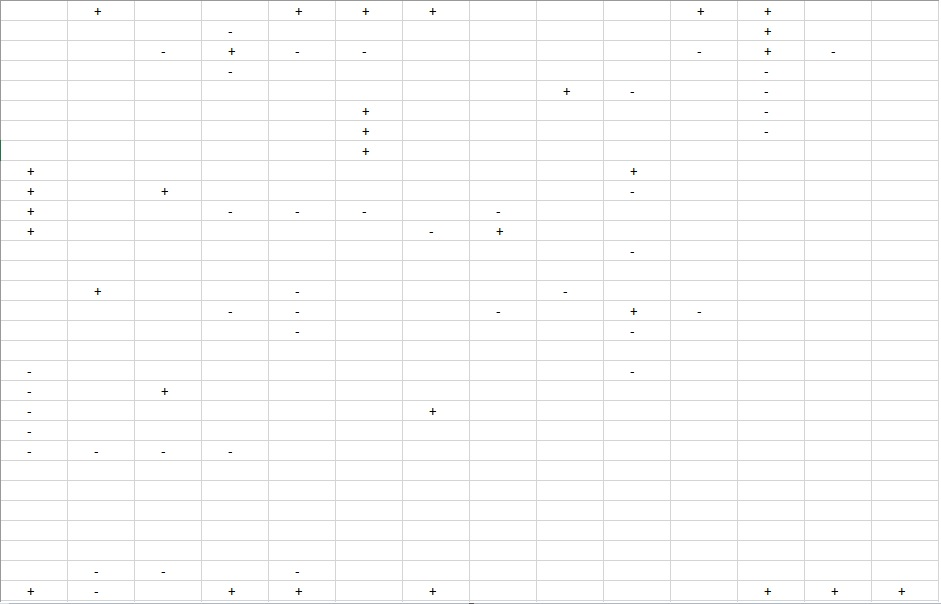
#> input picture test3.jpg, 941 x 604 px; the run also reads 3 pictures not shown here
$ python xx.py
#> lines starting #> are read from the running program, lines starting #| are printed output that depends on the picture; after the words box and inside, x2 and y2 are one past the last pixel; in counts of white or black regions, pixels touching at a corner belong together
import cv2
import numpy as np
import matplotlib.pyplot as plt
x=[]
y=[]
z=[]
a=0
col=0
row=0
img1 = cv2.imread('test3.jpg')
#> img1 is the input picture: shape (604, 941, 3); mean B, G, R 251.5, 251.5, 251.5
img2 = cv2.imread('test3.jpg')
flag=0

img_gray = cv2.cvtColor(img1,  cv2.COLOR_BGR2GRAY)
template1 = cv2.imread('input2.jpg', 0)
template2 = cv2.imread('input1.jpg', 0)
template3 = cv2.imread('grid.jpg' , 0)

w1, h1 = template1.shape[::-1]
#> w1 = 16; h1 = 22
w2, h2 = template2.shape[::-1]
#> w2 = 16; h2 = 16
w3, h3 = template3.shape[::-1]
#> w3 = 15; h3 = 15

res1 = cv2.matchTemplate(img_gray, template1, cv2.TM_CCOEFF_NORMED)
res2 = cv2.matchTemplate(img_gray, template2, cv2.TM_CCOEFF_NORMED)
res3 = cv2.matchTemplate(img_gray, template3, cv2.TM_CCOEFF_NORMED)
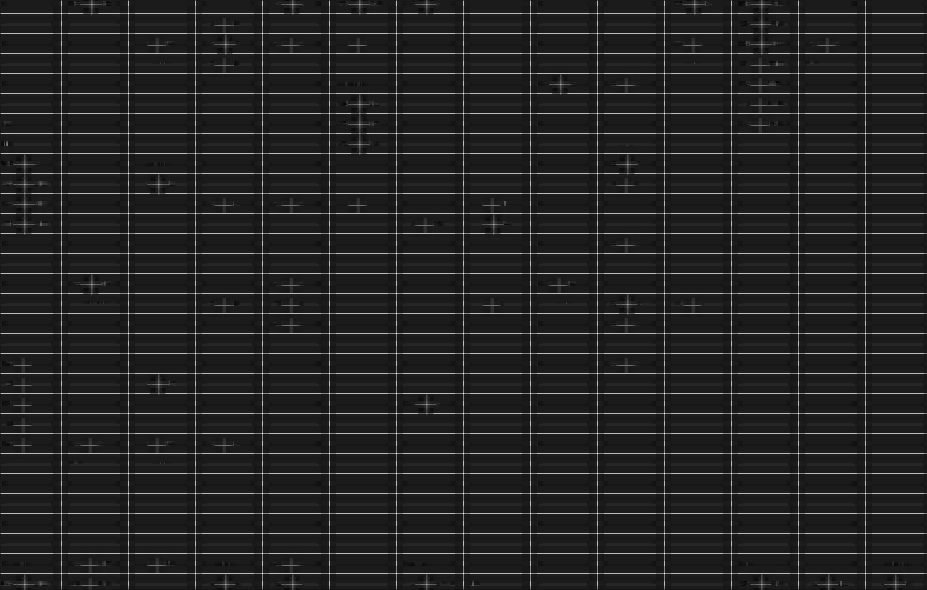
#> res3: shape (590, 927) float32; min -0.178, max 0.998, mean -0.00781; drawn with min black and max white

threshold1 = 0.8

threshold2 = 0.8
loc1 = np.where(res1>= threshold1)
#> loc1 = 31 positions, rows 0 to 580, columns 21 to 892
loc2 = np.where(res2>= threshold2)
#> loc2 = 80 positions, rows 26 to 586, columns 21 to 826
loc3 = np.where(res3>= threshold1)
#> loc3 = 377 positions, rows 13 to 573, columns 61 to 865

for pt1 in zip(*loc1[::-1]):
	 cv2.rectangle(img1, pt1, (pt1[0]+w1, pt1[1]+h1) , (0,0,255) , 2)
	 x.append(pt1)
#> this loop made 31 passes
#> pt1 on passes 1 to 12: (88, 0), (289, 0), (356, 0), (423, 0), (691, 0), (758, 0), (758, 20), (222, 40), (758, 40), (557, 80), (356, 100), (356, 120)
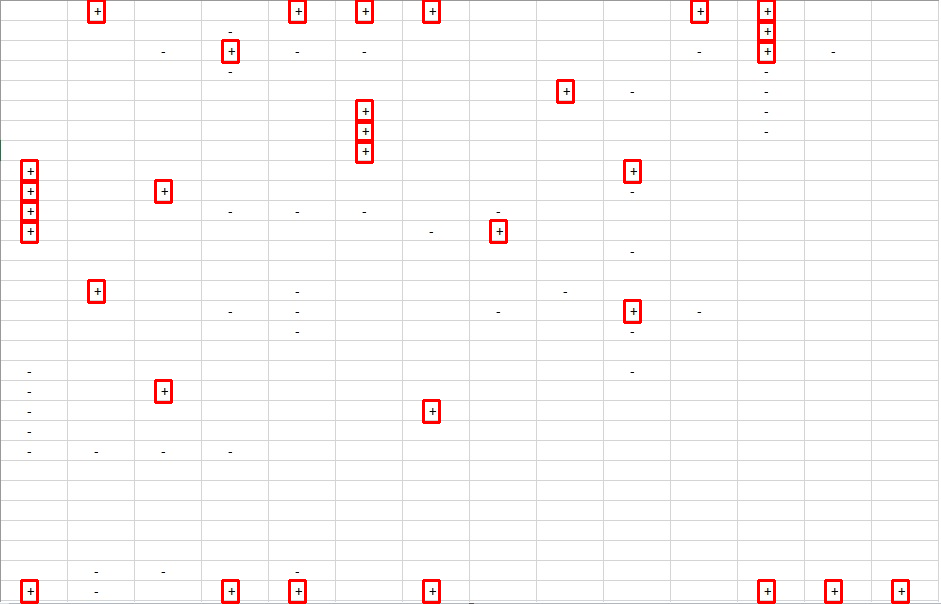
#> img1: shape (604, 941, 3); 1.16% of pixels changed, all inside (x1, y1, x2, y2) = (20, 0, 910, 604)
#> after the loop, x = 31 pairs, first value 21 to 892, second value 0 to 580
for pt2 in zip(*loc2[::-1]):
	 cv2.rectangle(img1, pt2, (pt2[0]+w2, pt2[1]+h2) , (255,0,0) , 2)
	 y.append(pt2)
#> this loop made 80 passes
#> pt2 on passes 1 to 12: (222, 26), (223, 26), (155, 46), (156, 46), (289, 46), (290, 46), (356, 46), (357, 46), (691, 46), (692, 46), (825, 46), (826, 46)
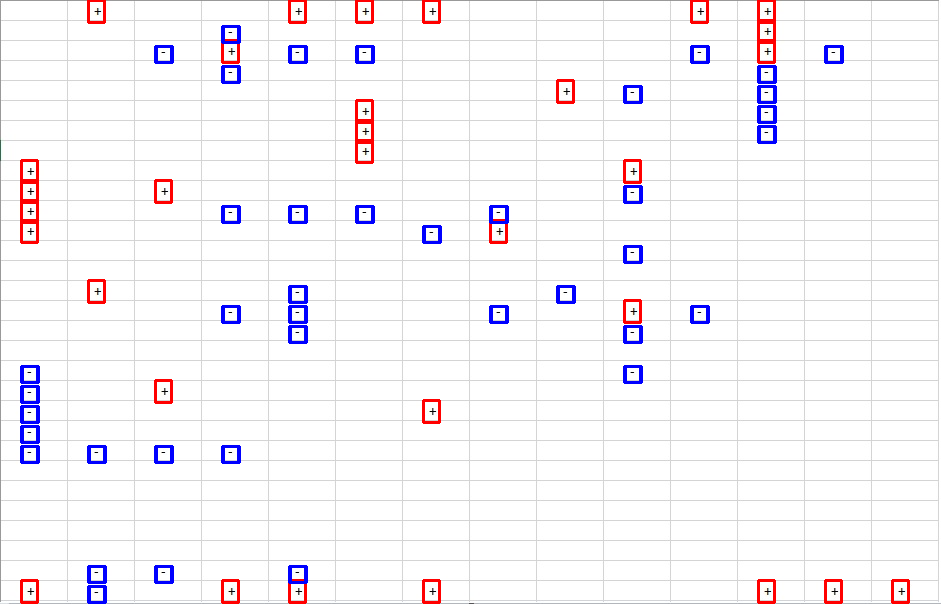
#> img1: shape (604, 941, 3); 1.55% of pixels changed, all inside (x1, y1, x2, y2) = (20, 25, 844, 604)
#> after the loop, y = 80 pairs, first value 21 to 826, second value 26 to 586
for pt3 in zip(*loc3[::-1]):
	 cv2.rectangle(img1, pt3, (pt3[0]+w3, pt3[1]+h3) , (0,255,0) , 2)
	 z.append(pt3)
	 a=a+1
#> this loop made 377 passes
#> pt3 on passes 1 to 3: (61, 13), (128, 13), (195, 13)
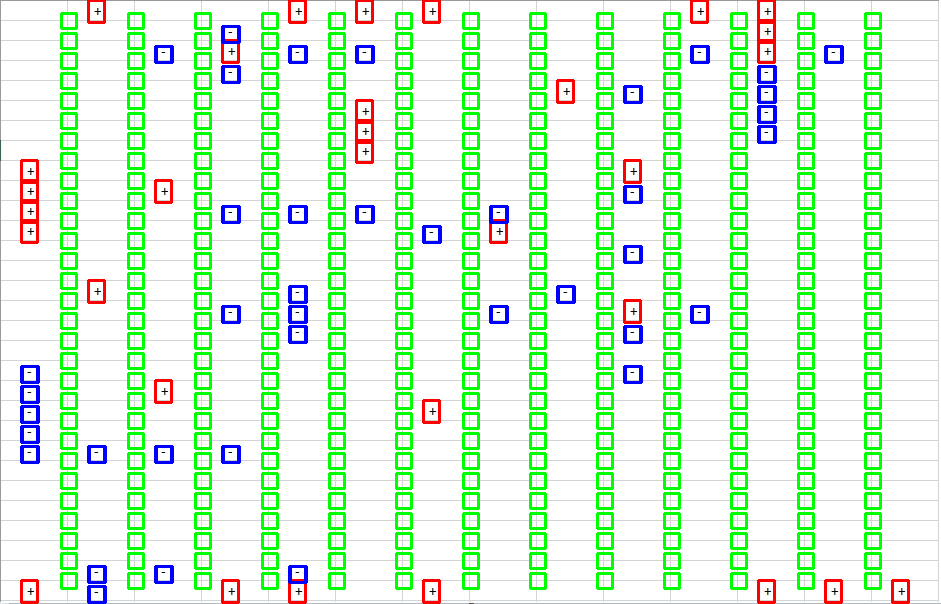
#> img1: shape (604, 941, 3); 11.67% of pixels changed, all inside (x1, y1, x2, y2) = (60, 12, 882, 590)
#> after the loop, a = 377; z = 377 pairs, first value 61 to 865, second value 13 to 573

for i in range(0, a):
    if z[i][0] == z[0][0] :
       	row = row+1
#> after the loop, row = 29

col = int(a/row) +1
#> col = 14
row = row +1
#> row = 30
x.sort()
y.sort()
z.sort()
leng = z[row][0]-z[0][0]
#> leng = 67
ht = z[1][1]-z[0][1]
#> ht = 20
a=np.zeros((row,col,2),np.uint8)
for i in range(0,len(x)):
	d=int(x[i][0]/leng)
	c=int(x[i][1]/ht)
	a[c][d][0]=-1
#> this loop made 31 passes
#> (d, c) on passes 1 to 12: (0, 8), (0, 9), (0, 10), (0, 11), (0, 29), (1, 0), (1, 14), (2, 9), (2, 19), (3, 2), (3, 29), (4, 0)
for i in range(0,len(y)):
    d=int(y[i][0]/leng)
    c=int(y[i][1]/ht)
    a[c][d][0]=1
    a[c][d][1]=1
#> this loop made 80 passes
#> (d, c) on passes 1 to 12: (0, 18), (0, 19), (0, 20), (0, 21), (0, 22), (0, 18), (0, 19), (0, 20), (0, 21), (0, 22), (1, 22), (1, 28)
#| 31

def path (l1,l2,l3,l4):
#> called with l1 = 0, l2 = 0, l3 = 0, l4 = 1
	q=int((l2*leng)+(0.5*leng))
#> q = 33
	r=int((l1*ht)+(0.5*ht))
#> r = 10
	s=int((l4*leng)+(0.5*leng))
#> s = 100
	t=int((l3*ht)+(0.5*ht))
#> t = 10
	cv2.line(img2, (q,r), (s,t), (255,0,0), 2)
#> img2: shape (604, 941, 3); 0.04% of pixels changed, all inside (x1, y1, x2, y2) = (32, 9, 102, 12)

def call():
	cv2.imshow('image', img2)
	cv2.waitKey(0)
	cv2.destroyAllWindows()
print (len(x))
def move(i,j):
	global flag
	if flag==len(x):
		print("Number of '+' that can be collected",flag)
		call()
		quit()
	if j<col-1 and a[i][j+1][0]==255 and a[i][j+1][1]==0:
		flag += 1
		path(i,j,i,j+1)
		a[i][j+1][1]=1
		move(i,j+1)
	if i<row-1 and a[i+1][j][0] == 255 and a[i+1][j][1]==0:
		flag += 1
		path(i,j,i+1,j)
		a[i+1][j][1]=1
		move(i+1,j)
	if j>0 and a[i][j-1][0] == 255 and a[i][j-1][1]==0:
		flag += 1
		path(i,j,i,j-1)
		a[i][j-1][1]=1
		move(i,j-1)
	if i>0 and a[i-1][j][0] == 255 and a[i-1][j][1]==0:
		flag += 1
		path(i,j,i-1,j)
		a[i-1][j][1]=1
		move(i-1,j)
	if j<col-1 and a[i][j+1][0] == 0 and a[i][j+1][1]==0:
		path(i,j,i,j+1)
#> in path (call 2), `cv2.line(img2, (q,r), (s,t), (255,0,0), 2)`: img2: shape (604, 941, 3); mean B, G, R 251.5, 251.3, 251.3
		a[i][j+1][1]=1
		move(i,j+1)
#> in path (call 3), `cv2.line(img2, (q,r), (s,t), (255,0,0), 2)`: img2: shape (604, 941, 3); mean B, G, R 251.5, 251.2, 251.2
#> in path (call 4), `cv2.line(img2, (q,r), (s,t), (255,0,0), 2)`: img2: shape (604, 941, 3); mean B, G, R 251.5, 251.1, 251.1
#> in path (call 5), `cv2.line(img2, (q,r), (s,t), (255,0,0), 2)`: img2: shape (604, 941, 3); mean B, G, R 251.5, 251, 251
#> in path (call 6), `cv2.line(img2, (q,r), (s,t), (255,0,0), 2)`: img2: shape (604, 941, 3); mean B, G, R 251.5, 251, 250.9
#> in path (call 7), `cv2.line(img2, (q,r), (s,t), (255,0,0), 2)`: img2: shape (604, 941, 3); mean B, G, R 251.5, 250.9, 250.8
#> in path (call 8), `cv2.line(img2, (q,r), (s,t), (255,0,0), 2)`: img2: shape (604, 941, 3); mean B, G, R 251.5, 250.8, 250.8
#> in path (call 9), `cv2.line(img2, (q,r), (s,t), (255,0,0), 2)`: img2: shape (604, 941, 3); mean B, G, R 251.5, 250.7, 250.7
#> in path (call 10), `cv2.line(img2, (q,r), (s,t), (255,0,0), 2)`: img2: shape (604, 941, 3); mean B, G, R 251.5, 250.6, 250.6
#> in path (call 11), `cv2.line(img2, (q,r), (s,t), (255,0,0), 2)`: img2: shape (604, 941, 3); mean B, G, R 251.5, 250.5, 250.5
#> in path (call 12), `cv2.line(img2, (q,r), (s,t), (255,0,0), 2)`: img2: shape (604, 941, 3); mean B, G, R 251.5, 250.5, 250.5
#> in path (call 13), `cv2.line(img2, (q,r), (s,t), (255,0,0), 2)`: img2: shape (604, 941, 3); mean B, G, R 251.5, 250.5, 250.4
#> in path (call 14), `cv2.line(img2, (q,r), (s,t), (255,0,0), 2)`: img2: shape (604, 941, 3); mean B, G, R 251.5, 250.4, 250.3
#> in path (call 15), `cv2.line(img2, (q,r), (s,t), (255,0,0), 2)`: img2: shape (604, 941, 3); mean B, G, R 251.5, 250.3, 250.3
	if i<row-1 and a[i+1][j][0] == 0 and a[i+1][j][1]==0:
		path(i,j,i+1,j)
#> in path (call 16), `cv2.line(img2, (q,r), (s,t), (255,0,0), 2)`: img2: shape (604, 941, 3); mean B, G, R 251.5, 250.3, 250.2
#> in path (call 17), `r=int((l1*ht)+(0.5*ht))`: r = 50
#> in path (call 17), `t=int((l3*ht)+(0.5*ht))`: t = 70
#> in path (call 17), `cv2.line(img2, (q,r), (s,t), (255,0,0), 2)`:
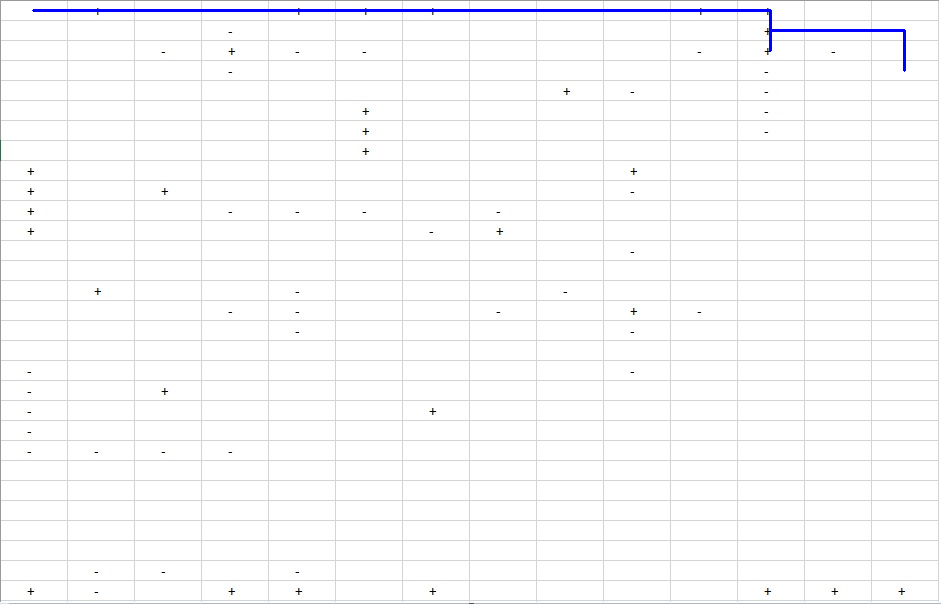
#> img2: shape (604, 941, 3); mean B, G, R 251.5, 250.2, 250.2
#> in path (call 18), `cv2.line(img2, (q,r), (s,t), (255,0,0), 2)`: img2: shape (604, 941, 3); 0.01% of pixels changed, all inside (x1, y1, x2, y2) = (903, 71, 906, 92)
#> in path (call 19), `cv2.line(img2, (q,r), (s,t), (255,0,0), 2)`: img2: shape (604, 941, 3); mean B, G, R 251.5, 250.2, 250.2
#> in path (call 20), `cv2.line(img2, (q,r), (s,t), (255,0,0), 2)`: img2: shape (604, 941, 3); mean B, G, R 251.5, 250.1, 250.1
#> in path (call 21), `cv2.line(img2, (q,r), (s,t), (255,0,0), 2)`: img2: shape (604, 941, 3); mean B, G, R 251.5, 250.1, 250.1
#> in path (call 22), `cv2.line(img2, (q,r), (s,t), (255,0,0), 2)`: img2: shape (604, 941, 3); mean B, G, R 251.5, 250.1, 250.1
#> in path (call 23), `cv2.line(img2, (q,r), (s,t), (255,0,0), 2)`: img2: shape (604, 941, 3); mean B, G, R 251.5, 250.1, 250
#> in path (call 24), `cv2.line(img2, (q,r), (s,t), (255,0,0), 2)`: img2: shape (604, 941, 3); mean B, G, R 251.5, 250, 250
#> in path (call 25), `cv2.line(img2, (q,r), (s,t), (255,0,0), 2)`: img2: shape (604, 941, 3); mean B, G, R 251.5, 250, 250
#> in path (call 26), `cv2.line(img2, (q,r), (s,t), (255,0,0), 2)`: img2: shape (604, 941, 3); mean B, G, R 251.5, 250, 250
#> in path (call 27), `cv2.line(img2, (q,r), (s,t), (255,0,0), 2)`: img2: shape (604, 941, 3); mean B, G, R 251.5, 250, 249.9
#> in path (call 28), `r=int((l1*ht)+(0.5*ht))`: r = 270
#> in path (call 28), `t=int((l3*ht)+(0.5*ht))`: t = 290
#> in path (call 28), `cv2.line(img2, (q,r), (s,t), (255,0,0), 2)`:
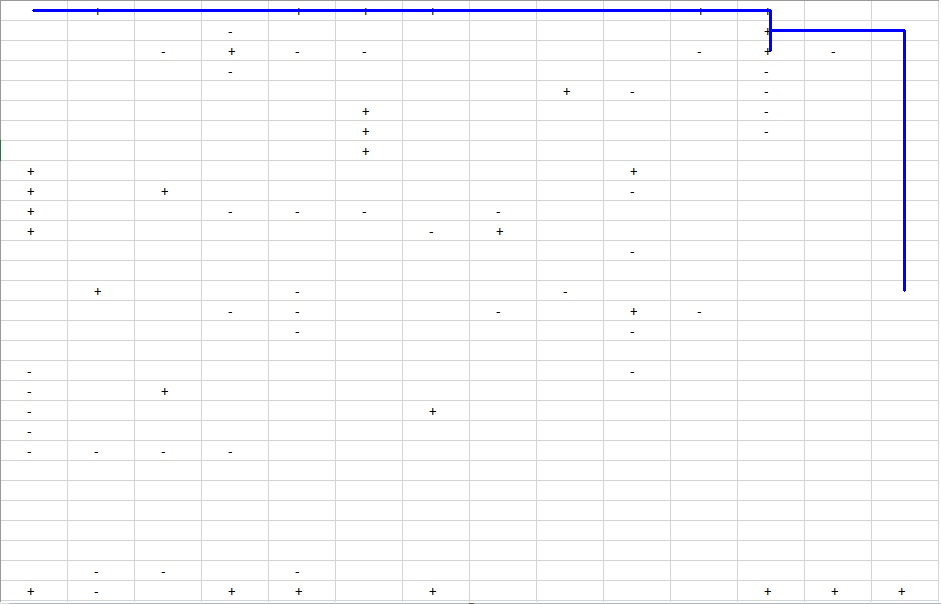
#> img2: shape (604, 941, 3); mean B, G, R 251.5, 249.9, 249.9
#> in path (call 29), `cv2.line(img2, (q,r), (s,t), (255,0,0), 2)`: img2: shape (604, 941, 3); 0.01% of pixels changed, all inside (x1, y1, x2, y2) = (903, 291, 906, 312)
#> in path (call 30), `cv2.line(img2, (q,r), (s,t), (255,0,0), 2)`: img2: shape (604, 941, 3); mean B, G, R 251.5, 249.9, 249.9
#> in path (call 31), `cv2.line(img2, (q,r), (s,t), (255,0,0), 2)`: img2: shape (604, 941, 3); mean B, G, R 251.5, 249.9, 249.8
#> in path (call 32), `cv2.line(img2, (q,r), (s,t), (255,0,0), 2)`: img2: shape (604, 941, 3); mean B, G, R 251.5, 249.8, 249.8
#> in path (call 33), `cv2.line(img2, (q,r), (s,t), (255,0,0), 2)`: img2: shape (604, 941, 3); mean B, G, R 251.5, 249.8, 249.8
#> in path (call 34), `cv2.line(img2, (q,r), (s,t), (255,0,0), 2)`: img2: shape (604, 941, 3); mean B, G, R 251.5, 249.8, 249.8
#> in path (call 35), `cv2.line(img2, (q,r), (s,t), (255,0,0), 2)`: img2: shape (604, 941, 3); mean B, G, R 251.5, 249.7, 249.7
#> in path (call 36), `cv2.line(img2, (q,r), (s,t), (255,0,0), 2)`: img2: shape (604, 941, 3); mean B, G, R 251.5, 249.7, 249.7
#> in path (call 37), `cv2.line(img2, (q,r), (s,t), (255,0,0), 2)`: img2: shape (604, 941, 3); mean B, G, R 251.5, 249.7, 249.7
#> in path (call 38), `cv2.line(img2, (q,r), (s,t), (255,0,0), 2)`: img2: shape (604, 941, 3); mean B, G, R 251.5, 249.7, 249.6
#> in path (call 39), `r=int((l1*ht)+(0.5*ht))`: r = 490
#> in path (call 39), `t=int((l3*ht)+(0.5*ht))`: t = 510
#> in path (call 39), `cv2.line(img2, (q,r), (s,t), (255,0,0), 2)`:
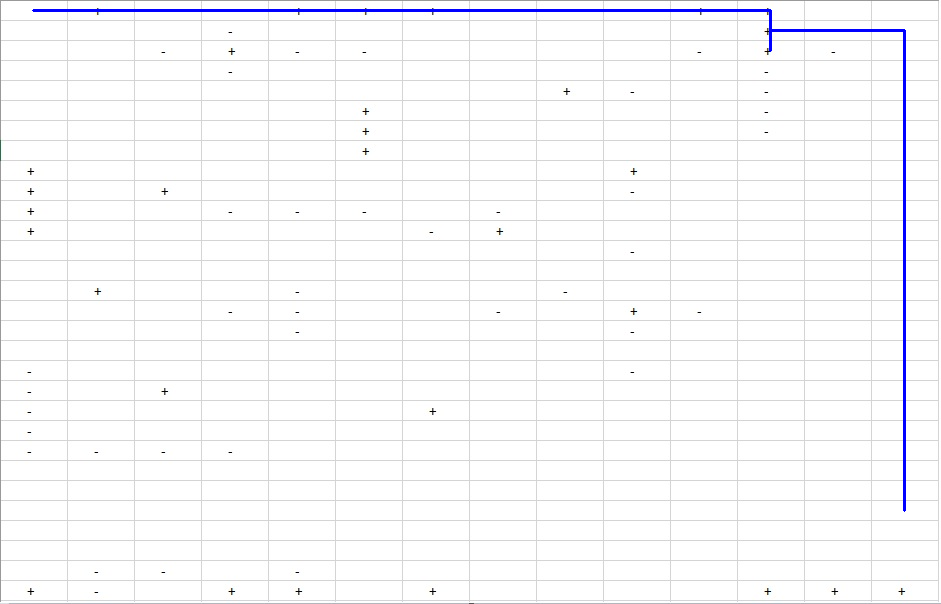
#> img2: shape (604, 941, 3); mean B, G, R 251.5, 249.6, 249.6
#> in path (call 40), `cv2.line(img2, (q,r), (s,t), (255,0,0), 2)`: img2: shape (604, 941, 3); 0.01% of pixels changed, all inside (x1, y1, x2, y2) = (903, 511, 906, 532)
		a[i+1][j][1] =1
		move(i+1,j)
	if j>0 and a[i][j-1][0] == 0 and a[i][j-1][1]==0:
		path(i,j,i,j-1)
		a[i][j-1][1] =1
		move(i,j-1)
	if i>0 and a[i-1][j][0] == 0 and a[i-1][j][1]==0:
		path(i,j,i-1,j)
		a[i-1][j][1] =1
		move(i-1,j)

if a[0][0][0] == 1:
    print("-1")
    quit()
if a[0][0][0] == 255 and a[0][0][1]==0:
    a[0][0][1] = 1
    flag +=1
    move(0,0)
if a[0][0][0] == 0 and a[0][0][1]==0:
	a[0][0][1] = 1
	move(0,0)

print("Number of '+' that can be collected",flag)
call()
quit()
#> (the program exits here)
